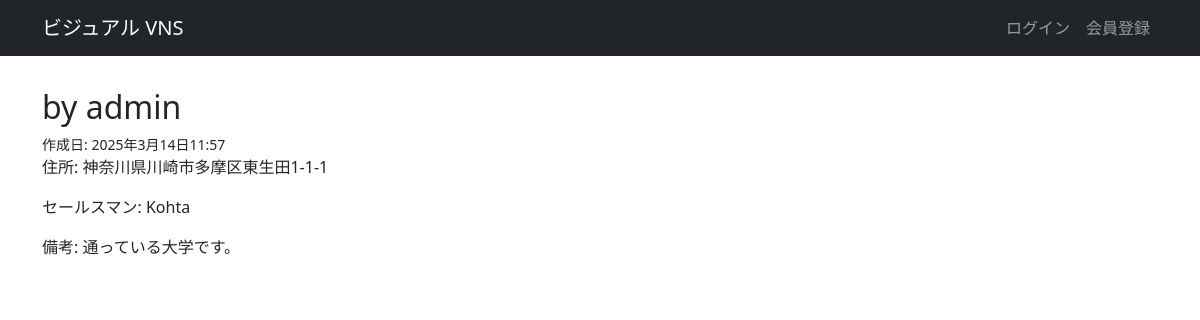
The page /practice/e1b99926-08e9-4c48-85c6-dba26f01a5ee/city_detail/ on the database its author committed.
### practice/models.py (models this page shows, shortened)
class City(models.Model):
    uuid = models.UUIDField(primary_key=True, default=uuid.uuid4, editable=False)
    name = models.CharField(max_length=100)
    address = models.CharField(max_length=100)
    salesman = models.ForeignKey(Salesman, on_delete=models.CASCADE)
    description = models.TextField('備考', blank=True)
    created_by = models.ForeignKey(settings.AUTH_USER_MODEL, verbose_name="作成者", on_delete=models.CASCADE)
    created_at = models.DateTimeField("作成日", auto_now_add=True)
    updated_at = models.DateTimeField("更新日", auto_now=True)

class Salesman(models.Model):
    uuid = models.UUIDField(primary_key=True, default=uuid.uuid4, editable=False)
    name = models.CharField(max_length=100)
    description = models.TextField('備考', blank=True)
    created_by = models.ForeignKey(settings.AUTH_USER_MODEL, verbose_name="作成者", on_delete=models.CASCADE)
    created_at = models.DateTimeField("作成日", auto_now_add=True)
    updated_at = models.DateTimeField("更新日", auto_now=True)

### practice/views.py (the view)
# urls.py: path('<uuid:city_id>/city_detail/', views.city_detail, name='city_detail'),
def city_detail(request, city_id):
    city = get_object_or_404(City, pk=city_id)
    return render(request, 'practice/city_detail.html', {'city': city})

### practice/templates/practice/city_detail.html
{% extends "base.html" %}
{% load django_bootstrap5 %}
{% block main %}
<div>
    <h2><a href="{% url 'city_edit' city.uuid %}">{{ city.city_name }}</a> by {{ city.created_by.username }}</h2>
    <small>作成日: {{ city.created_at }}</small>
    <p>住所: {{ city.address }}</p>
    <p>セールスマン: {{ city.salesman.name }}</p>
    <p>備考: {{ city.description }}</p>
</div>
{% endblock %}

### rows shown on the page
City: created_by.username "admin", created_at "2025年3月14日11:57", address "神奈川県川崎市多摩区東生田1-1-1", salesman.name "Kohta", description "通っている大学です。"
